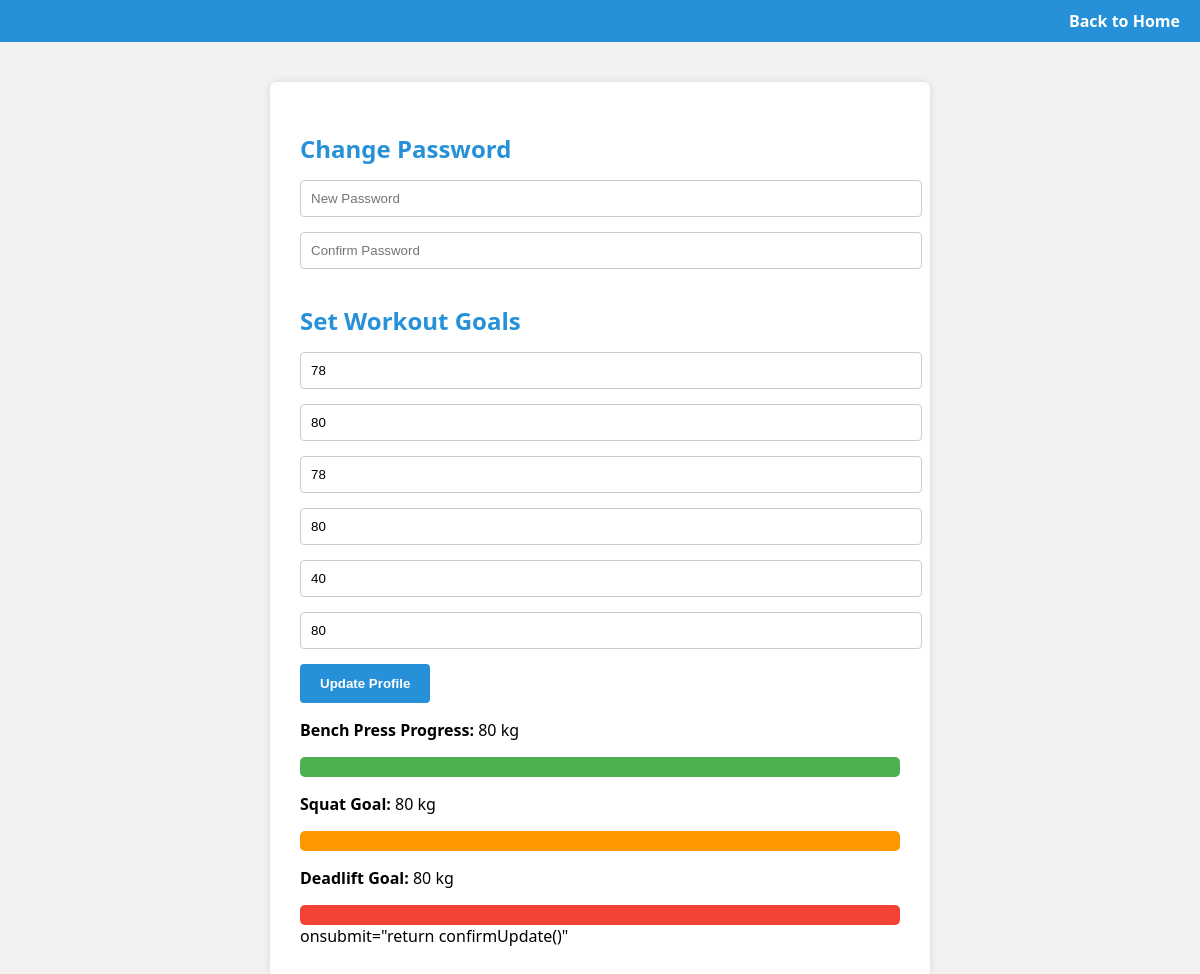
/profile_settings (signed in), run on an earlier commit of the app's database.
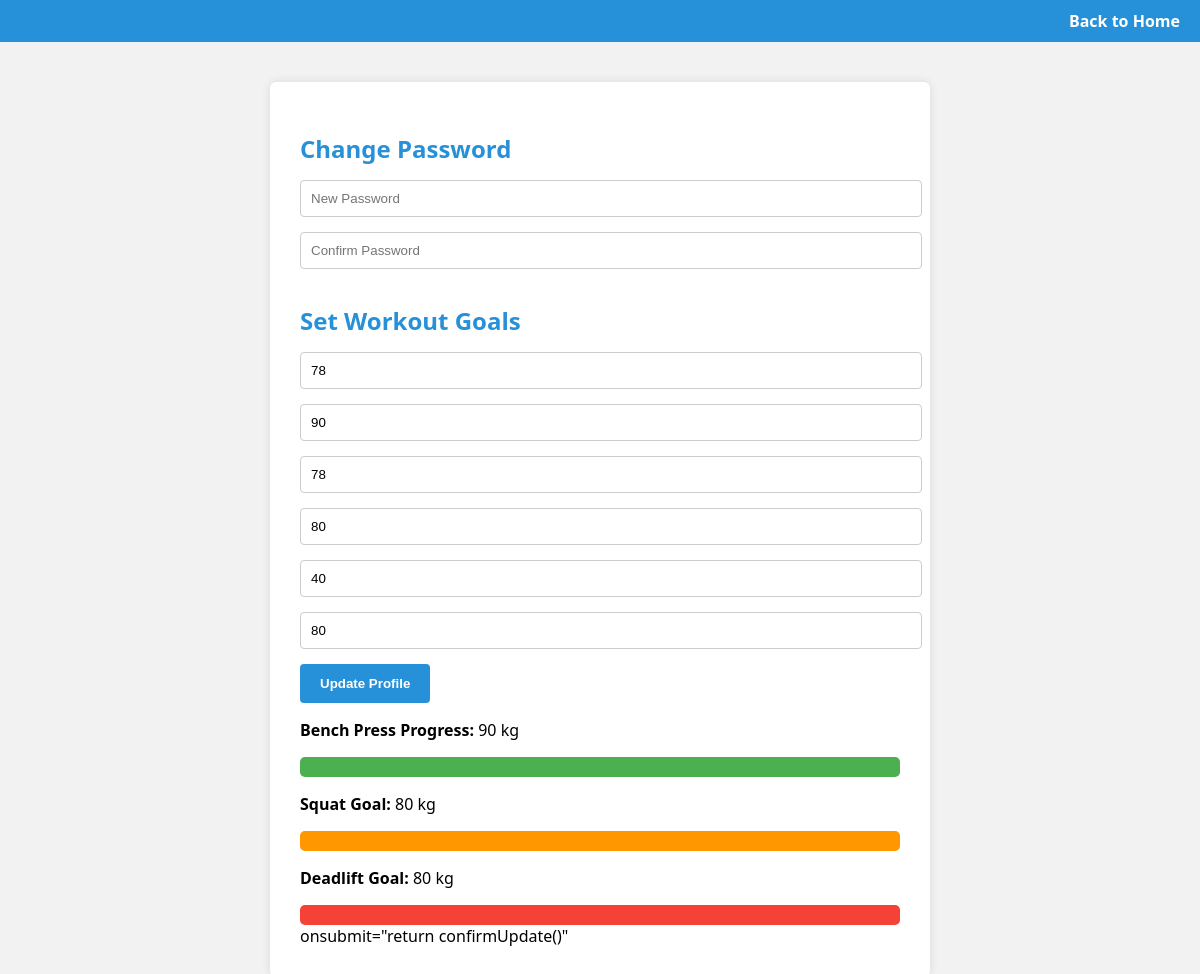
And on a later commit of the database.
### workout_tracker/database_models.py (models this page shows)
class User(db.Model):
    __tablename__ = 'Users Table'
    ID = db.Column(db.Integer, primary_key=True)
    Username = db.Column(db.String, unique=True, nullable=False)
    password_hash = db.Column(db.String, nullable=False)
    Join_date = db.Column(db.String)
    instructions = db.Column(db.Text)
    description = db.Column(db.Text)
    bench_goal = db.Column(db.Integer)
    squat_goal = db.Column(db.Integer)
    deadlift_goal = db.Column(db.Integer)
    bench_current = db.Column(db.Integer)
    squat_current = db.Column(db.Integer)
    deadlift_current = db.Column(db.Integer)
    recovery_phrase = db.Column(db.Text)

### workout_tracker/app.py (the view, shortened to what this page needs)
@app.route('/profile_settings', methods=['GET', 'POST'])
def profile_settings():
    if 'user_id' not in session:
        return redirect(url_for('login'))
    user = User.query.get(session['user_id'])
    for field in ['current_weight', 'goal_weight', 'bench_goal', 'squat_goal', 'deadlift_goal',
              'bench_current', 'squat_current', 'deadlift_current']:
        val = request.form.get(field)
    return render_template('profile_settings.html', user=user)

### Templates/profile_settings.html (shortened to what this page needs)
<!DOCTYPE html>
<html lang="en">
<head>
    <link rel="stylesheet" href="{{ url_for('static', filename='css/login.css') }}">
</head>
<body>
<div class="top-nav">
    <a href="{{ url_for('home') }}">Back to Home</a>
</div>
<div class="container">
    <form method="POST">
        <h2>Change Password</h2>
        <input type="password" name="new_password" placeholder="New Password">
        <input type="password" name="confirm_password" placeholder="Confirm Password">
        <h2>Set Workout Goals</h2>
        <input type="number" name="bench_current" value="{{ user.bench_current or '' }}" placeholder="Current Bench Press (kg)">
        <input type="number" name="bench_goal" value="{{ user.bench_goal or '' }}" placeholder="Bench Press Goal (kg)">
        <input type="number" name="squat_current" value="{{ user.squat_current or '' }}" placeholder="Current Squat (kg)">
        <input type="number" name="squat_goal" value="{{ user.squat_goal or '' }}" placeholder="Squat Goal (kg)">
        <input type="number" name="deadlift_current" value="{{ user.deadlift_current or '' }}" placeholder="Current Deadlift (kg)">
        <input type="number" name="deadlift_goal" value="{{ user.deadlift_goal or '' }}" placeholder="Deadlift Goal (kg)">
        <button type="submit">Update Profile</button>
        {% if user.bench_goal %}
  <p><strong>Bench Press Progress:</strong> {{ user.bench_goal }} kg</p>
  <div style="background: #ccc; height: 20px; border-radius: 5px; overflow: hidden;">
      <div style="background: #4CAF50; width: 100%; height: 100%;"></div>
  </div>
{% endif %}
{% if user.squat_goal %}
  <p><strong>Squat Goal:</strong> {{ user.squat_goal }} kg</p>
  <div style="background: #ccc; height: 20px; border-radius: 5px; overflow: hidden;">
      <div style="background: #FF9800; width: 100%; height: 100%;"></div>
  </div>
{% endif %}
{% if user.deadlift_goal %}
  <p><strong>Deadlift Goal:</strong> {{ user.deadlift_goal }} kg</p>
  <div style="background: #ccc; height: 20px; border-radius: 5px; overflow: hidden;">
      <div style="background: #F44336; width: 100%; height: 100%;"></div>
  </div>
{% endif %}
onsubmit="return confirmUpdate()"
    </form>
</div>
</body>
</html>

### static/css/login.css (style rules this page uses)
body { margin: 0; padding: 0; font-family:'Lucida Sans', sans-serif; background-color: #0e4085; height: 100vh; overflow: hidden; }

### Templates/profile_settings.html (style rules this page uses)
.top-nav { background-color: #2691d9; padding: 10px 20px; display: flex; justify-content: flex-end; }
.top-nav a { color: white; text-decoration: none; font-weight: bold; }
.container { max-width: 600px; background: white; margin: 40px auto; padding: 30px; border-radius: 6px; box-shadow: 0 0 10px rgba(0,0,0,0.1); }
.container h2 { color: #2691d9; margin-bottom: 15px; }
.container input { width: 100%; padding: 10px; margin-bottom: 15px; border-radius: 4px; border: 1px solid #ccc; }
.container button { background: #2691d9; color: white; border: none; padding: 12px 20px; border-radius: 4px; cursor: pointer; font-weight: bold; }

What changed in the data, as far as the page shows it:
changed User: bench_goal "80" → "90"
